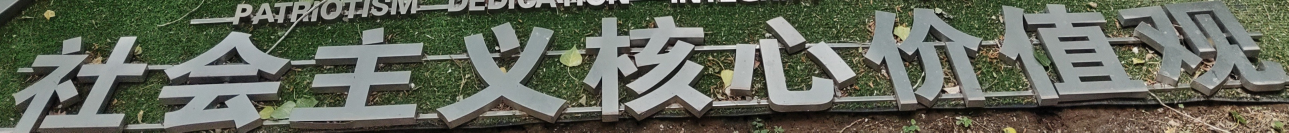
#> input picture input/image/region_01.png, 3865 x 397 px (shown at 1/3 size)
$ python -i main.py   (imports and definitions only)
#> lines starting #> are read from the running program, lines starting #| are printed output that depends on the picture
import os
import sys
import time
import easyocr
import cv2
import numpy as np
from PIL import Image, ImageDraw, ImageFont

FONT_PATH = "C:/Windows/Fonts/simhei.ttf"


def load_and_preprocess(img_path, max_side=1600, clip_limit=1.5):
    """加载图像并做自适应预处理：缩放 + 灰度 + CLAHE 增强"""
#> called with img_path = 'input/image/region_01.png', max_side = 1600, clip_limit = 1.5
    img = cv2.imread(img_path)
#> img is the input picture: shape (397, 3865, 3); mean B, G, R 90.4, 103.7, 98.9
    if img is None:
        return None, 1.0, 1.0, None

    h, w = img.shape[:2]
#> h = 397; w = 3865
    scale_x, scale_y = 1.0, 1.0

    if max(h, w) > max_side:
        s = max_side / max(h, w)
#> s = 0.414
        new_w, new_h = int(w * s), int(h * s)
#> new_w = 1600; new_h = 164
        img_resized = cv2.resize(img, (new_w, new_h), interpolation=cv2.INTER_LINEAR)
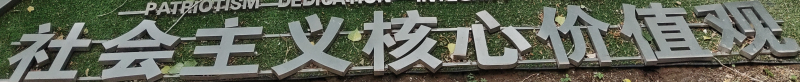
#> img_resized: shape (164, 1600, 3) (shown at 1/2 size); mean B, G, R 90.3, 103.6, 98.8
        scale_x = w / new_w
#> scale_x = 2.42
        scale_y = h / new_h
#> scale_y = 2.42
    else:
        img_resized = img

    gray = cv2.cvtColor(img_resized, cv2.COLOR_BGR2GRAY)
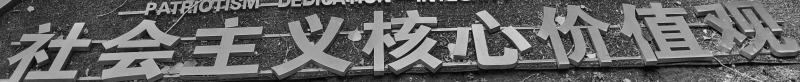
#> gray: shape (164, 1600) (shown at 1/2 size); min 0, max 248, mean 100.6
    clahe = cv2.createCLAHE(clipLimit=clip_limit, tileGridSize=(8, 8))
    enhanced = clahe.apply(gray)
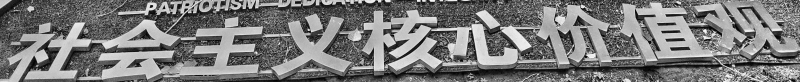
#> enhanced: shape (164, 1600) (shown at 1/2 size); min 0, max 253, mean 122.2

    return enhanced, scale_x, scale_y, img


# [298 lines left out: functions scale_detections, iou, merge_detections, dedup_detections, filter_low_quality, detect_with_reader and 2 more, not called in this run]


# [2 lines not run here, left out]

>>> result = load_and_preprocess('input/image/region_01.png')

$ run again, on input/image/region_07.png
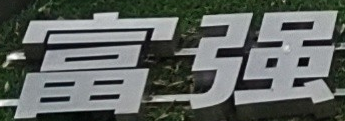
#> input picture input/image/region_07.png, 345 x 121 px
#> in load_and_preprocess, img is the input picture: shape (121, 345, 3); mean B, G, R 97, 100.8, 95.4
#> in load_and_preprocess, `enhanced = clahe.apply(gray)`:
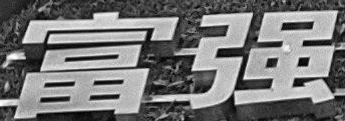
#> enhanced: shape (121, 345); min 2, max 255, mean 118.8
